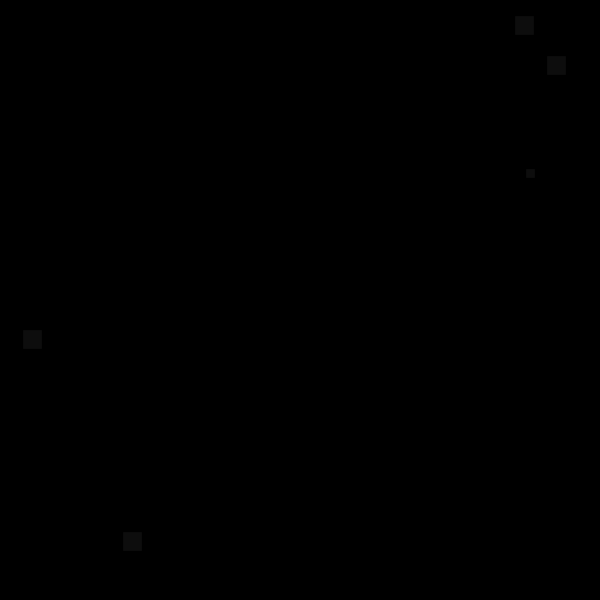
Frame 1 (no input)
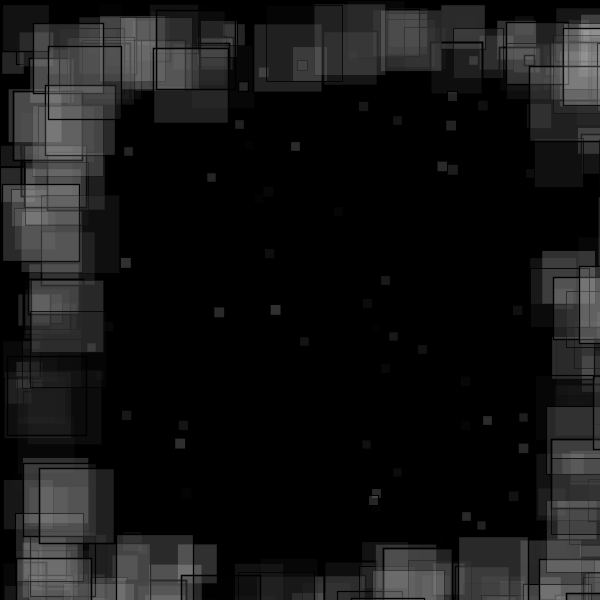
Frame 60 (the mouse pressed at the canvas centre just before this capture)
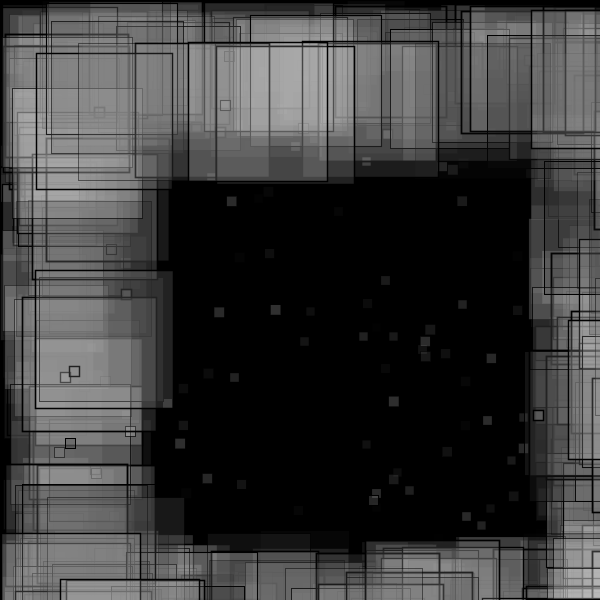
Frame 120 (the mouse held since frame 60 and released just before this capture)

The Processing sketch that drew these frames (run headless with seeded random() and noise(); from frame 60 on, the mouse is pressed at the canvas centre):

// Processing sketch: processing_86440
// ── processing_86440.pde

float s = 20;

void setup() {
 background(0);
 size(600, 600); 
frameRate(10);
}

void draw() {

 strokeWeight(random(2));
 fill(200, 50); 

//rect inside 
fill(random(0, 255), 50);
 rect(random(50, 550), random(50, 550), 10, 10); 

//rect outside
 rect(random(0, 600), random(0, 50), s, s); 
rect(random(0, 50), random(0, 600), s, s); 
rect(random(520, 600), random(0, 600), s, s); 
rect(random(0, 600), random(530, 600), s, s); 

s++;
}
